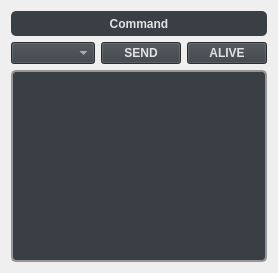
      <widget class="QWidget" name="Communication">
       <layout class="QGridLayout" name="gridLayout_3">
        <item row="2" column="0" colspan="3">
         <widget class="QPlainTextEdit" name="plainTextEdit">
          <property name="sizePolicy">
           <sizepolicy hsizetype="Expanding" vsizetype="Expanding">
            <horstretch>0</horstretch>
            <verstretch>0</verstretch>
           </sizepolicy>
          </property>
          <property name="toolTipDuration">
           <number>-1</number>
          </property>
          <property name="styleSheet">
           <string notr="true">QWidget#plainTextEdit{
border: 2px solid rgb(150, 150, 150);
background-color: rgb(57, 63, 68);
font: 10pt &quot;Siemens Sans&quot;;
font-weight: bold;
color: rgb(227, 227, 229);
border-radius: 5px;
}</string>
          </property>
          <property name="frameShape">
           <enum>QFrame::NoFrame</enum>
          </property>
          <property name="lineWidth">
           <number>1</number>
          </property>
          <property name="cursorWidth">
           <number>1</number>
          </property>
         </widget>
        </item>
        <item row="1" column="1">
         <widget class="QPushButton" name="SendCommandButton">
          <property name="sizePolicy">
           <sizepolicy hsizetype="Fixed" vsizetype="Fixed">
            <horstretch>0</horstretch>
            <verstretch>0</verstretch>
           </sizepolicy>
          </property>
          <property name="styleSheet">
           <string notr="true">font: 10pt &quot;Siemens Sans&quot;;
font-weight: bold;
background-color: rgb(57, 63, 68);
color: rgb(227, 227, 229);</string>
          </property>
          <property name="text">
           <string>SEND</string>
          </property>
         </widget>
        </item>
        <item row="1" column="2">
         <widget class="QPushButton" name="aliveButton">
          <property name="sizePolicy">
           <sizepolicy hsizetype="Fixed" vsizetype="Fixed">
            <horstretch>0</horstretch>
            <verstretch>0</verstretch>
           </sizepolicy>
          </property>
          <property name="focusPolicy">
           <enum>Qt::StrongFocus</enum>
          </property>
          <property name="styleSheet">
           <string notr="true">font: 10pt &quot;Siemens Sans&quot;;
font-weight: bold;
background-color: rgb(57, 63, 68);
color: rgb(227, 227, 229);</string>
          </property>
          <property name="text">
           <string>ALIVE</string>
          </property>
         </widget>
        </item>
        <item row="1" column="0">
         <widget class="QComboBox" name="comboBoxSendCommand">
          <property name="styleSheet">
           <string notr="true">font: 10pt &quot;Siemens Sans&quot;;
font-weight: bold;
background-color: rgb(57, 63, 68);
color: rgb(227, 227, 229);</string>
          </property>
         </widget>
        </item>
        <item row="0" column="0" colspan="3">
         <widget class="QLabel" name="labelCommand">
          <property name="minimumSize">
           <size>
            <width>0</width>
            <height>25</height>
           </size>
          </property>
          <property name="styleSheet">
           <string notr="true">font: 13pt &quot;Siemens Sans&quot;;
font-weight: bold;
background-color: rgb(57, 63, 68);
color: rgb(227, 227, 229);
border-radius: 5px;
</string>
          </property>
          <property name="text">
           <string>Command</string>
          </property>
          <property name="alignment">
           <set>Qt::AlignCenter</set>
          </property>
         </widget>
        </item>
       </layout>
      </widget>
